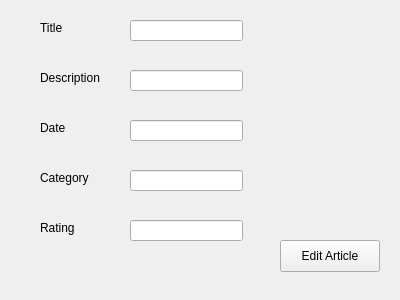
<?xml version="1.0" encoding="UTF-8"?>
<ui version="4.0">
 <class>EditArticle</class>
 <widget class="QWidget" name="EditArticle">
  <property name="geometry">
   <rect>
    <x>0</x>
    <y>0</y>
    <width>400</width>
    <height>300</height>
   </rect>
  </property>
  <property name="windowTitle">
   <string>Form</string>
  </property>
  <widget class="QLabel" name="label">
   <property name="geometry">
    <rect>
     <x>40</x>
     <y>20</y>
     <width>58</width>
     <height>16</height>
    </rect>
   </property>
   <property name="text">
    <string>Title</string>
   </property>
  </widget>
  <widget class="QLineEdit" name="ArticleTitlelineEdit">
   <property name="geometry">
    <rect>
     <x>130</x>
     <y>20</y>
     <width>113</width>
     <height>21</height>
    </rect>
   </property>
  </widget>
  <widget class="QLabel" name="label_2">
   <property name="geometry">
    <rect>
     <x>40</x>
     <y>70</y>
     <width>71</width>
     <height>16</height>
    </rect>
   </property>
   <property name="text">
    <string>Description </string>
   </property>
  </widget>
  <widget class="QLineEdit" name="DescriptionlineEdit">
   <property name="geometry">
    <rect>
     <x>130</x>
     <y>70</y>
     <width>113</width>
     <height>21</height>
    </rect>
   </property>
  </widget>
  <widget class="QLabel" name="label_3">
   <property name="geometry">
    <rect>
     <x>40</x>
     <y>120</y>
     <width>58</width>
     <height>16</height>
    </rect>
   </property>
   <property name="text">
    <string>Date</string>
   </property>
  </widget>
  <widget class="QLineEdit" name="DatelineEdit">
   <property name="geometry">
    <rect>
     <x>130</x>
     <y>120</y>
     <width>113</width>
     <height>21</height>
    </rect>
   </property>
  </widget>
  <widget class="QLabel" name="label_4">
   <property name="geometry">
    <rect>
     <x>40</x>
     <y>170</y>
     <width>61</width>
     <height>16</height>
    </rect>
   </property>
   <property name="text">
    <string>Category</string>
   </property>
  </widget>
  <widget class="QLineEdit" name="CategorylineEdit">
   <property name="geometry">
    <rect>
     <x>130</x>
     <y>170</y>
     <width>113</width>
     <height>21</height>
    </rect>
   </property>
  </widget>
  <widget class="QLabel" name="label_5">
   <property name="geometry">
    <rect>
     <x>40</x>
     <y>220</y>
     <width>58</width>
     <height>16</height>
    </rect>
   </property>
   <property name="text">
    <string>Rating</string>
   </property>
  </widget>
  <widget class="QLineEdit" name="RatinglineEdit">
   <property name="geometry">
    <rect>
     <x>130</x>
     <y>220</y>
     <width>113</width>
     <height>21</height>
    </rect>
   </property>
  </widget>
  <widget class="QPushButton" name="EditArticleButton">
   <property name="geometry">
    <rect>
     <x>280</x>
     <y>240</y>
     <width>100</width>
     <height>32</height>
    </rect>
   </property>
   <property name="text">
    <string>Edit Article</string>
   </property>
  </widget>
  <widget class="QLabel" name="EditArticleUpdate">
   <property name="geometry">
    <rect>
     <x>280</x>
     <y>150</y>
     <width>58</width>
     <height>16</height>
    </rect>
   </property>
   <property name="text">
    <string/>
   </property>
  </widget>
 </widget>
 <resources/>
 <connections/>
</ui>
